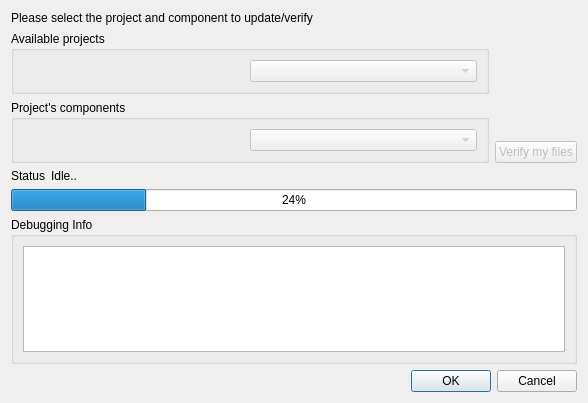
<?xml version="1.0" encoding="UTF-8"?>
<ui version="4.0">
 <class>Dialog</class>
 <widget class="QDialog" name="Dialog">
  <property name="geometry">
   <rect>
    <x>0</x>
    <y>0</y>
    <width>588</width>
    <height>403</height>
   </rect>
  </property>
  <property name="windowTitle">
   <string>Segs Launcher Verifier 0.0.4</string>
  </property>
  <layout class="QVBoxLayout" name="verticalLayout_5">
   <item>
    <layout class="QHBoxLayout" name="horizontalLayout_4">
     <property name="sizeConstraint">
      <enum>QLayout::SetMinimumSize</enum>
     </property>
     <item>
      <layout class="QVBoxLayout" name="verticalLayout_2">
       <property name="sizeConstraint">
        <enum>QLayout::SetMinimumSize</enum>
       </property>
       <item>
        <widget class="QLabel" name="label">
         <property name="sizePolicy">
          <sizepolicy hsizetype="Minimum" vsizetype="Minimum">
           <horstretch>0</horstretch>
           <verstretch>0</verstretch>
          </sizepolicy>
         </property>
         <property name="text">
          <string>Please select the project and component to update/verify</string>
         </property>
        </widget>
       </item>
       <item>
        <widget class="QGroupBox" name="groupBox_2">
         <property name="enabled">
          <bool>true</bool>
         </property>
         <property name="sizePolicy">
          <sizepolicy hsizetype="Preferred" vsizetype="Minimum">
           <horstretch>0</horstretch>
           <verstretch>0</verstretch>
          </sizepolicy>
         </property>
         <property name="title">
          <string>Available projects</string>
         </property>
         <layout class="QHBoxLayout" name="horizontalLayout">
          <item>
           <spacer name="horizontalSpacer">
            <property name="orientation">
             <enum>Qt::Horizontal</enum>
            </property>
            <property name="sizeHint" stdset="0">
             <size>
              <width>40</width>
              <height>20</height>
             </size>
            </property>
           </spacer>
          </item>
          <item>
           <widget class="QComboBox" name="projectSelector">
            <property name="enabled">
             <bool>false</bool>
            </property>
            <property name="sizePolicy">
             <sizepolicy hsizetype="Expanding" vsizetype="Fixed">
              <horstretch>0</horstretch>
              <verstretch>0</verstretch>
             </sizepolicy>
            </property>
           </widget>
          </item>
         </layout>
        </widget>
       </item>
       <item>
        <widget class="QGroupBox" name="componentBox">
         <property name="enabled">
          <bool>true</bool>
         </property>
         <property name="sizePolicy">
          <sizepolicy hsizetype="Preferred" vsizetype="Minimum">
           <horstretch>0</horstretch>
           <verstretch>0</verstretch>
          </sizepolicy>
         </property>
         <property name="title">
          <string>Project's components</string>
         </property>
         <layout class="QHBoxLayout" name="horizontalLayout_3">
          <item>
           <spacer name="horizontalSpacer_2">
            <property name="orientation">
             <enum>Qt::Horizontal</enum>
            </property>
            <property name="sizeHint" stdset="0">
             <size>
              <width>40</width>
              <height>20</height>
             </size>
            </property>
           </spacer>
          </item>
          <item>
           <widget class="QComboBox" name="componentSelector">
            <property name="enabled">
             <bool>false</bool>
            </property>
            <property name="sizePolicy">
             <sizepolicy hsizetype="Expanding" vsizetype="Fixed">
              <horstretch>0</horstretch>
              <verstretch>0</verstretch>
             </sizepolicy>
            </property>
           </widget>
          </item>
         </layout>
        </widget>
       </item>
      </layout>
     </item>
     <item>
      <layout class="QVBoxLayout" name="verticalLayout_4">
       <item>
        <spacer name="verticalSpacer">
         <property name="orientation">
          <enum>Qt::Vertical</enum>
         </property>
         <property name="sizeType">
          <enum>QSizePolicy::Expanding</enum>
         </property>
         <property name="sizeHint" stdset="0">
          <size>
           <width>20</width>
           <height>40</height>
          </size>
         </property>
        </spacer>
       </item>
       <item>
        <widget class="QPushButton" name="beginBtn">
         <property name="enabled">
          <bool>false</bool>
         </property>
         <property name="sizePolicy">
          <sizepolicy hsizetype="Fixed" vsizetype="Fixed">
           <horstretch>0</horstretch>
           <verstretch>0</verstretch>
          </sizepolicy>
         </property>
         <property name="toolTip">
          <string>&lt;!DOCTYPE HTML PUBLIC &quot;-//W3C//DTD HTML 4.0//EN&quot; &quot;http://www.w3.org/TR/REC-html40/strict.dtd&quot;&gt;
&lt;html&gt;&lt;head&gt;&lt;meta name=&quot;qrichtext&quot; content=&quot;1&quot; /&gt;&lt;style type=&quot;text/css&quot;&gt;
p, li { white-space: pre-wrap; }
&lt;/style&gt;&lt;/head&gt;&lt;body style=&quot; font-family:'Ubuntu'; font-size:9pt; font-weight:400; font-style:normal;&quot;&gt;
&lt;p style=&quot; margin-top:0px; margin-bottom:0px; margin-left:0px; margin-right:0px; -qt-block-indent:0; text-indent:0px;&quot;&gt;This will verify if a given directory's &lt;span style=&quot; font-weight:600;&quot;&gt;content&lt;/span&gt; match the downloaded &lt;span style=&quot; font-weight:600;&quot;&gt;manifest&lt;/span&gt;.&lt;/p&gt;&lt;/body&gt;&lt;/html&gt;</string>
         </property>
         <property name="text">
          <string>Verify my files</string>
         </property>
        </widget>
       </item>
      </layout>
     </item>
    </layout>
   </item>
   <item>
    <layout class="QVBoxLayout" name="verticalLayout">
     <item>
      <layout class="QHBoxLayout" name="horizontalLayout_2">
       <item>
        <widget class="QLabel" name="label_1">
         <property name="sizePolicy">
          <sizepolicy hsizetype="Minimum" vsizetype="Preferred">
           <horstretch>0</horstretch>
           <verstretch>0</verstretch>
          </sizepolicy>
         </property>
         <property name="text">
          <string>Status</string>
         </property>
         <property name="textInteractionFlags">
          <set>Qt::NoTextInteraction</set>
         </property>
        </widget>
       </item>
       <item>
        <widget class="QLabel" name="status_text">
         <property name="sizePolicy">
          <sizepolicy hsizetype="Expanding" vsizetype="Preferred">
           <horstretch>0</horstretch>
           <verstretch>0</verstretch>
          </sizepolicy>
         </property>
         <property name="text">
          <string>Idle..</string>
         </property>
        </widget>
       </item>
      </layout>
     </item>
     <item>
      <widget class="QProgressBar" name="progressBar">
       <property name="value">
        <number>24</number>
       </property>
      </widget>
     </item>
    </layout>
   </item>
   <item>
    <widget class="QGroupBox" name="groupBox">
     <property name="sizePolicy">
      <sizepolicy hsizetype="Expanding" vsizetype="Expanding">
       <horstretch>0</horstretch>
       <verstretch>0</verstretch>
      </sizepolicy>
     </property>
     <property name="title">
      <string>Debugging Info</string>
     </property>
     <layout class="QVBoxLayout" name="verticalLayout_3">
      <item>
       <widget class="QPlainTextEdit" name="debug_text">
        <property name="undoRedoEnabled">
         <bool>false</bool>
        </property>
        <property name="readOnly">
         <bool>true</bool>
        </property>
       </widget>
      </item>
     </layout>
    </widget>
   </item>
   <item>
    <widget class="QDialogButtonBox" name="buttonBox">
     <property name="orientation">
      <enum>Qt::Horizontal</enum>
     </property>
     <property name="standardButtons">
      <set>QDialogButtonBox::Cancel|QDialogButtonBox::Ok</set>
     </property>
    </widget>
   </item>
  </layout>
 </widget>
 <resources/>
 <connections>
  <connection>
   <sender>buttonBox</sender>
   <signal>accepted()</signal>
   <receiver>Dialog</receiver>
   <slot>accept()</slot>
   <hints>
    <hint type="sourcelabel">
     <x>227</x>
     <y>377</y>
    </hint>
    <hint type="destinationlabel">
     <x>157</x>
     <y>274</y>
    </hint>
   </hints>
  </connection>
  <connection>
   <sender>buttonBox</sender>
   <signal>rejected()</signal>
   <receiver>Dialog</receiver>
   <slot>reject()</slot>
   <hints>
    <hint type="sourcelabel">
     <x>295</x>
     <y>383</y>
    </hint>
    <hint type="destinationlabel">
     <x>286</x>
     <y>274</y>
    </hint>
   </hints>
  </connection>
 </connections>
</ui>
